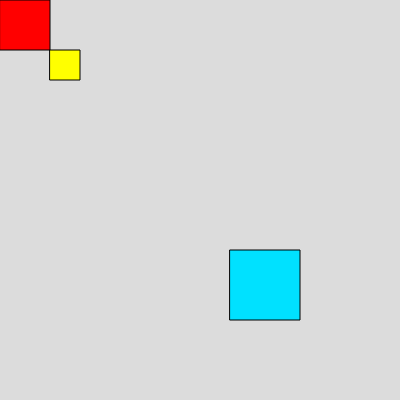
Frame 1 (no input)
Frame 60 (no input): identical to frame 1, image omitted
Frame 120 (the mouse pressed at the canvas centre since frame 60): identical to frame 1, image omitted

The p5.js sketch that drew this single still picture (run headless with seeded random() and noise() and a simulated clock; from frame 60 on, the mouse is pressed at the canvas centre):

// p5.js sketch
// ── sketch.js
let square;
let obstacle1;
let obstacle2;

let canvasWidth = 400;
let canvasHeight = 400;

let mov = 10;

function setup() {
  createCanvas(canvasWidth, canvasHeight);
  square = new Square(0, 0, 50, 50, color(255, 0, 0));
  obstacle1 = new Square(50, 50, 30, 30, color(255, 255, 0));
  obstacle2 = new Square(230, 250, 70, 70, color(0, 225, 255));
}

function draw() {
  background(220);
  square.display();
  obstacle1.display();
  obstacle2.display();
  let obstacles = [obstacle1, obstacle2];
  square.update(obstacles);
}

function keyPressed() {
  if (keyCode === LEFT_ARROW) {
    square.leftArrow();
  } else if (keyCode === RIGHT_ARROW) {
    square.rightArrow();
  } else if (keyCode === UP_ARROW) {
    square.upArrow();
  } else if (keyCode === DOWN_ARROW) {
    square.downArrow();
  }
}

class Square {
  constructor(x, y, width, height, color) {
    this.x = x;
    this.y = y;
    this.width = width;
    this.height = height;
    this.color = color;
  }

  update(objects) {
    this.isCollisionX();
    this.isCollisionY();
    this.isCollisionObj(objects)
  }

  display() {
    fill(this.color);
    rect(this.x, this.y, this.width, this.height);
  }

  leftArrow() {
    this.x -= mov;
  }

  rightArrow() {
    this.x += mov;
  }

  upArrow() {
    this.y -= mov;
  }

  downArrow() {
    this.y += mov;
  }

  isCollisionX() {
    if (this.x < 0) {
      this.x += mov;
    } else if (this.x + this.width > canvasWidth) {
      this.x -= mov;
    }
  }

  isCollisionY() {
    if (this.y < 0) {
      this.y += mov;
    } else if (this.y + this.height > canvasHeight) {
      this.y -= mov;
    }
  }

  isCollisionObj(objects) {
    for (let i = 0; i < objects.length; i++) {
      const obj = objects[i];
      if (
        this.x < obj.x + obj.width &&
        this.x + this.width > obj.x &&
        this.y < obj.y + obj.height &&
        this.y + this.height > obj.y
      ) {
        this.x = this.prevX;
        this.y = this.prevY;
        break; 
      }
    }
    this.prevX = this.x;
    this.prevY = this.y;
  }
}
